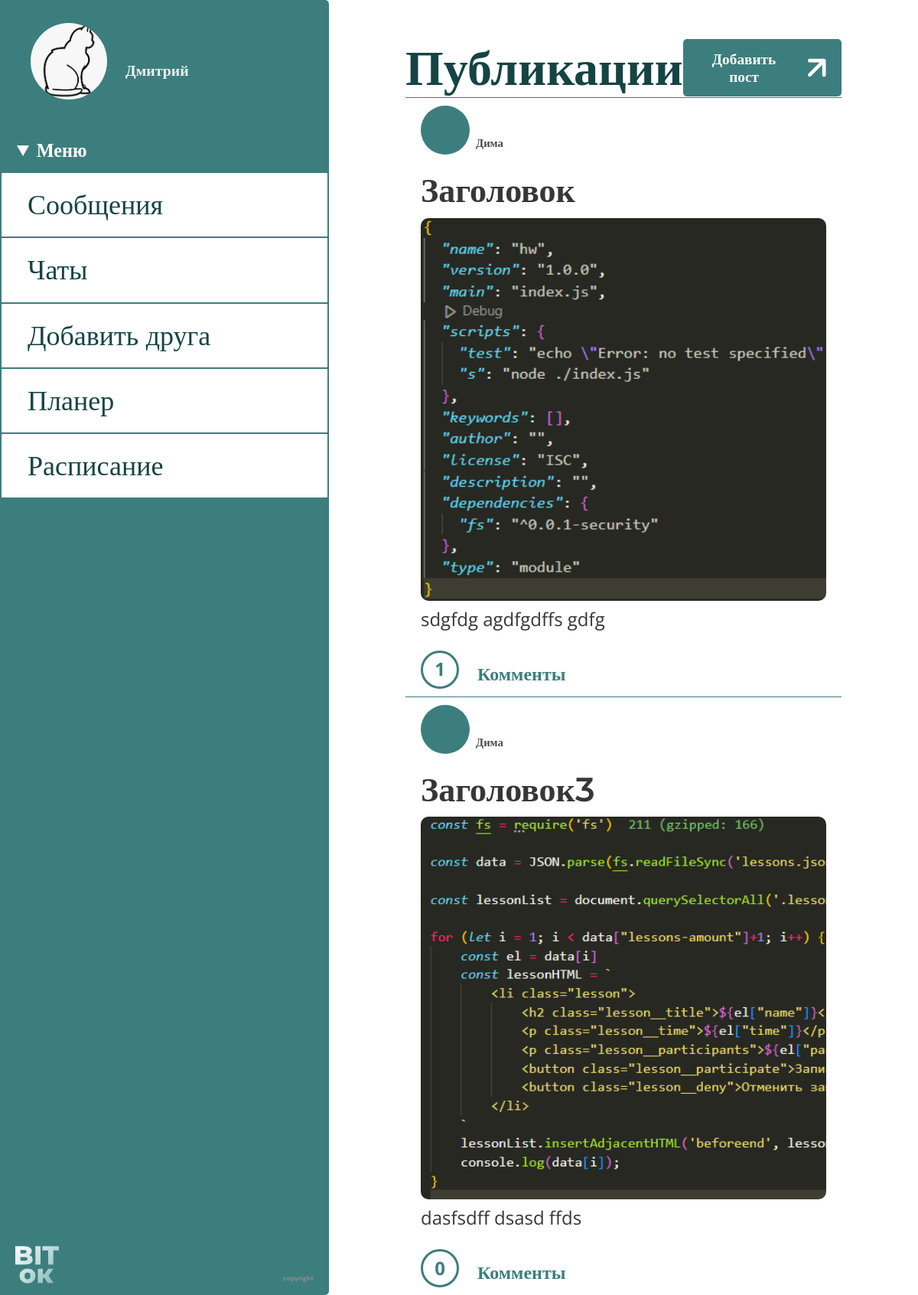
Page /posts (signed in) on the earlier database version.
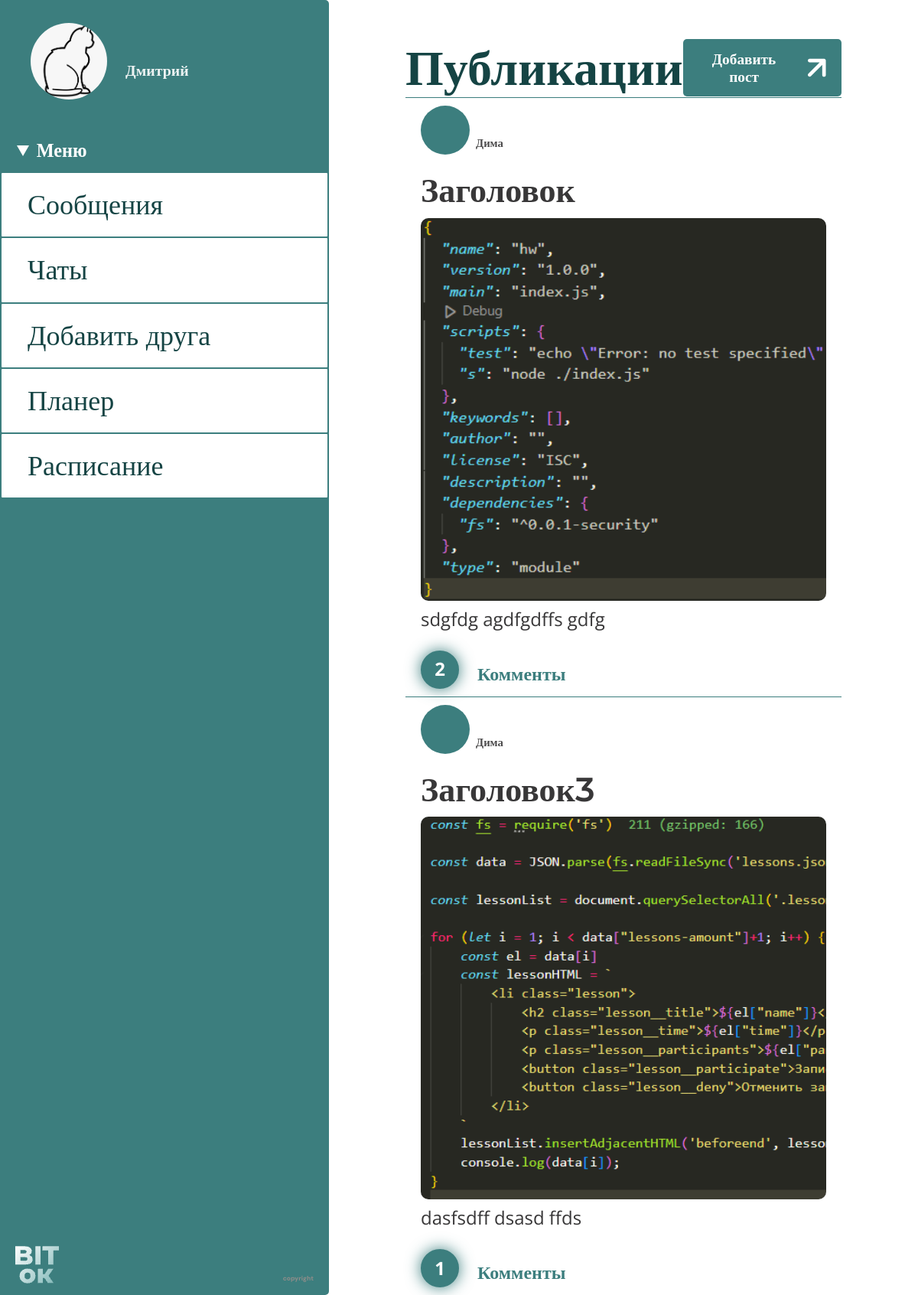
Same page on the later database version.
### data/user.py (models this page shows, shortened)
class User(SqlAlchemyBase, UserMixin):
    __tablename__ = 'user'
    id = sqlalchemy.Column(sqlalchemy.Integer,
                           primary_key=True, autoincrement=True)
    name = sqlalchemy.Column(sqlalchemy.String, nullable=True)
    email = sqlalchemy.Column(sqlalchemy.String,
                              index=True, unique=True, nullable=True)
    hashed_password = sqlalchemy.Column(sqlalchemy.String, nullable=True)
    publications = sqlalchemy.Column(sqlalchemy.String, nullable=True)
    friends = sqlalchemy.Column(sqlalchemy.String, nullable=True)
    potential_friends = sqlalchemy.Column(sqlalchemy.String, nullable=True)
    photo = sqlalchemy.Column(sqlalchemy.String)
    messages = sqlalchemy.Column(sqlalchemy.String)
    messages_bad = sqlalchemy.Column(sqlalchemy.String)
    about = sqlalchemy.Column(sqlalchemy.String)
    form = sqlalchemy.Column(sqlalchemy.String)
    informal_name = sqlalchemy.Column(sqlalchemy.Integer)
    role = sqlalchemy.Column(sqlalchemy.Integer)
    chats = sqlalchemy.Column(sqlalchemy.String)
    idstr = sqlalchemy.Column(sqlalchemy.String)
    current_form = sqlalchemy.Column(sqlalchemy.String)

### data/publication.py (models this page shows)
class Publication(SqlAlchemyBase):
    __tablename__ = 'publication'
    id = sqlalchemy.Column(sqlalchemy.Integer,
                           primary_key=True, autoincrement=True)
    name = sqlalchemy.Column(sqlalchemy.String, nullable=True)
    content = sqlalchemy.Column(sqlalchemy.String, nullable=True)
    author = sqlalchemy.Column(sqlalchemy.Integer)
    author_name = sqlalchemy.Column(sqlalchemy.String)
    is_private = sqlalchemy.Column(sqlalchemy.Boolean)
    photos = sqlalchemy.Column(sqlalchemy.String)
    count_photos = sqlalchemy.Column(sqlalchemy.Integer)
    title = sqlalchemy.Column(sqlalchemy.String)
    likes = sqlalchemy.Column(sqlalchemy.Integer)
    flags = sqlalchemy.Column(sqlalchemy.String)

### main.py (the view)
@app.route('/posts', methods=['GET', 'POST'])
def posts():
    data = db_sess.query(Publication).filter(Publication.is_private == 0).all()
    print(data)
    data2 = db_sess.query(Publication).filter(Publication.is_private == 1).all()
    data2 = list(filter(lambda a: str(current_user.id) in db_sess.query(User).filter(
        User.id == a.author).first().friends or current_user.id == db_sess.query(User).filter(
        User.id == a.author).first().id, data2))
    print(data2)
    data += data2
    return render_template('posts.html', title='Публикации', data=data)

### data/db_session.py (called while the page is built)
def create_session() -> Session:
    global __factory
    return __factory()

### main.py (called while the page is built)
@login_manager.user_loader
def load_teacher(user_id):
    db_sess = db_session.create_session()
    return db_sess.query(User).get(user_id)

### templates/posts.html (shortened to what this page needs)
<!DOCTYPE html>
<html lang="en">
<head>
    <link rel="stylesheet" href="../static/css/posts_style/posts_style.css">
</head>
<body>
    <div class="wrapper">
        <div class="site__left">
            <div class="profile">
                <div class="profile__img-wrapper">
                    <img src="/static/profile_photos/{{current_user.photo}}" alt="" class="profile__img">
                </div>
                <a href="/profile" class="profile__name" display="block">{{current_user.name}}</a>
            </div>
            <nav class="menu">
                <details class="menu__deatils-block" open>
                    <summary class="menu__title">Меню</summary>
                    <div class="menu__list-wrapper">
                        <ul class="menu__list">
                            <li><a href="/main" class="menu__link">Сообщения</a></li>
                            <li><a href="/chats" class="menu__link">Чаты</a></li>
                            <li><a href="/add_friend" class="menu__link">Добавить друга</a></li>
                            <li><a href="/date" class="menu__link">Планер</a></li>
                            <li><a href="/timetable" class="menu__link">Расписание</a></li>
                        </ul>
                    </div>
                </details>
            </nav>
            <footer class="footer">
                <a href="/index" class="footer__logo"><img src="/static/img/logo_footer.png" alt=""></a>
                <p class="footer__copyright">copyright</p>
            </footer>
        </div>
        <div class="site__right">
            <section class="posts">
                {% if current_user.is_authenticated %}
                <header class="posts__header">
                    <h1 class="posts__heading">Публикации</h1>
                    <a href="/add_publication" class="posts__add-post">
                        Добавить пост
                    </a>
                </header>
                {% for item in data%}
                <div class="post">
                    <div class="post__top">
                        <div class="post__info">
                            <a href="" class="post__user-photo">
                            </a>
                            <p class="post__user-name">{{item.author_name}}</p>
                        </div>
                    </div>
                    <div class="post__content">
                        <h2 class="post__title">{{item.name}}</h2>
                        <div class="post__imgs">
                            {% for img in item.photos.split(',') %}
                            {% if img != '0' %}
                            <img src="/static/posts/{{img}}" height="300"
                                width="img.split('.')[0].split('-')[2].split('_')[1]">
                            {% endif %}
                            {% endfor %}
                        </div>
                        <p class="post__text">
                            {{item.content}}
                        </p>
                    </div>
                    <div class="post__bottom">
                        {% if current_user.idstr not in item.flags %}
                            <a href="like/{{item.id}}/{{current_user.id}}" class="post_like">{{item.likes}}</a>
                        {% else %}
                            <a href="dislike/{{item.id}}/{{current_user.id}}" class="post_like post_like_liked">{{item.likes}}</a>
                        {% endif %}
                        <a href="read_publication/{{item.id}}" class="post__comments">Комменты</a>
                    </div>
                </div>
                {% endfor %}
                {% endif %}
            </section>
        </div>
    </div>
</body>
</html>

Differences in the rows shown:
changed Publication "Заголовок": flags "4" → "4,1" (drawn); likes "1" → "2"
changed Publication "Заголовок3": flags "0" → "1" (drawn); likes "0" → "1"
